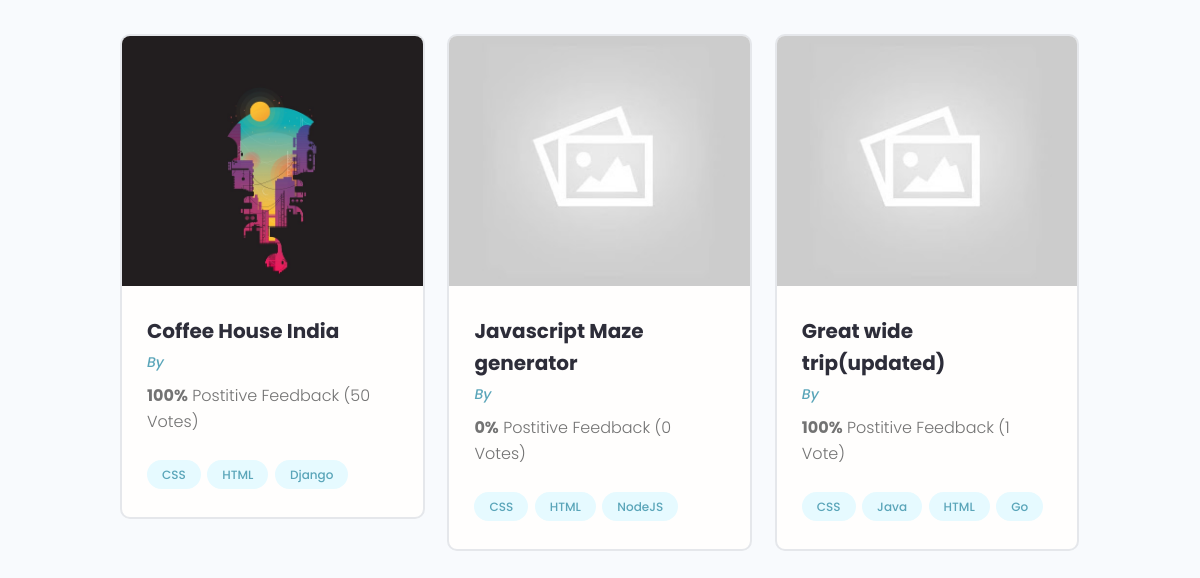
Before: /projects/ (lower part) with the older database file.
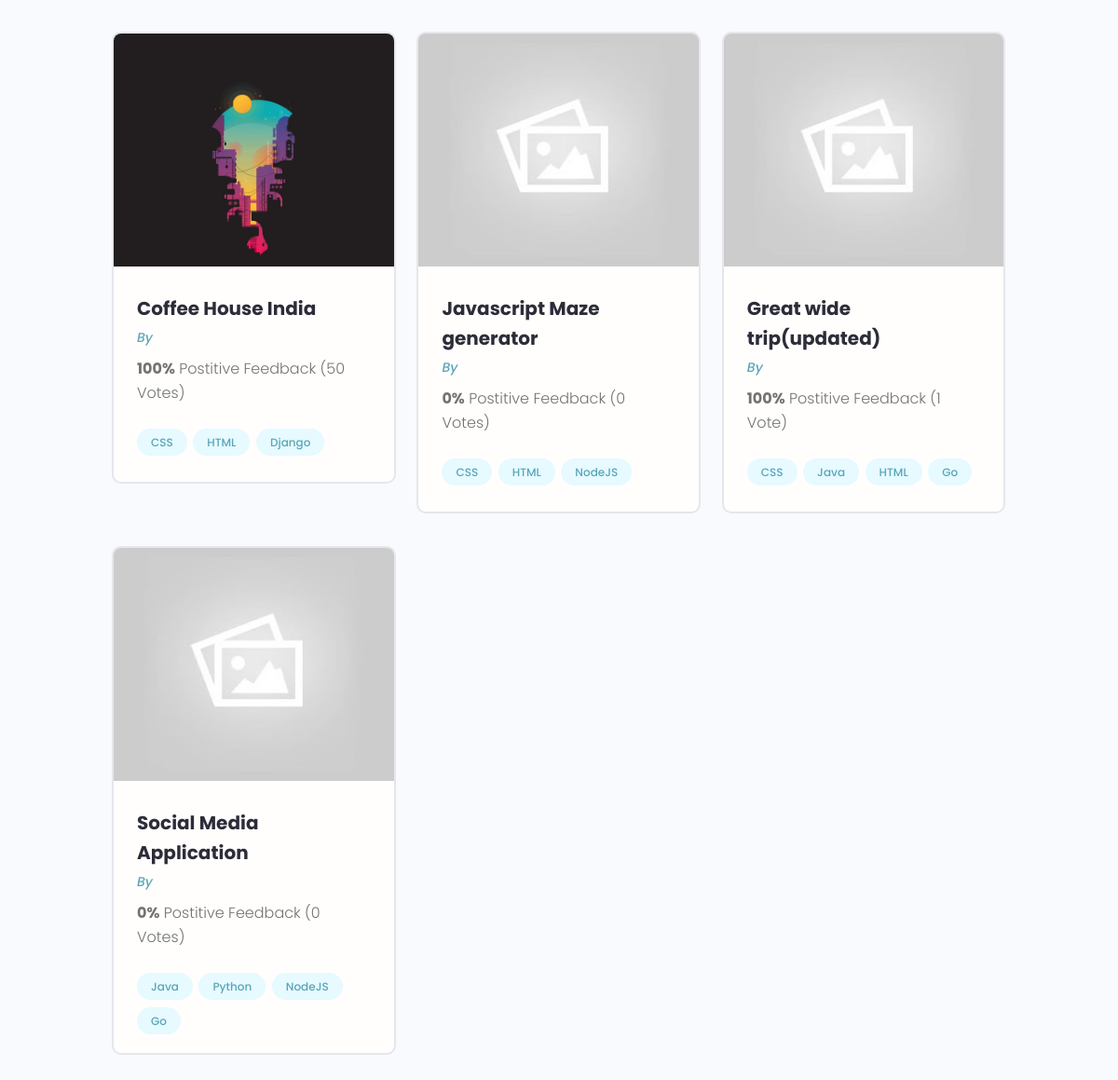
After: the same page with the newer database file.
### projects/models.py (models this page shows, shortened)
class Project(models.Model):
    owner = models.ForeignKey(Profile, on_delete=models.SET_NULL, null=True, blank=True)
    title = models.CharField(max_length=200)
    description = models.TextField(null=True, blank=True)
    feature_image = models.ImageField(
        null=True, blank=True, default='default.jpg')
    demo_link = models.CharField(max_length=1000, null=True, blank=True)
    source_link = models.CharField(max_length=1000, null=True, blank=True)
    vote_total = models.IntegerField(default=0)
    vote_ratio = models.IntegerField(default=0)
    tags = models.ManyToManyField('Tag', blank=True)
    created = models.DateTimeField(auto_now_add=True)
    id = models.UUIDField(default = uuid.uuid4, unique = True, primary_key=True, editable=False)

class Tag(models.Model):
    name = models.CharField(max_length=200)
    created = models.DateTimeField(auto_now_add=True)
    id = models.UUIDField(default = uuid.uuid4, unique = True, primary_key=True, editable=False)
    def __str__(self):
        return self.name

### projects/views.py (the view)
# urls.py: path('projects/', include('projects.urls')),
def projects(request):
    projects = Project.objects.all()
    context = {'projects':projects}
    return render(request, 'projects/projects.html', context)

### projects/templates/projects/projects.html (shortened to what this page needs)
{% extends 'main.html' %}
{% block content %}
  <main class="projects">
    <section class="projectsList">
      <div class="container">
        <div class="grid grid--three">
        {% for project in projects %}
            <div class="column">
                <div class="card project">
                <a href="{%url 'project' project.id%}" class="project">
                    <img class="project__thumbnail" src="{{project.feature_image.url}}" alt="project thumbnail" />
                    <div class="card__body">
                    <h3 class="project__title">{{project.title}}</h3>
                    <p><a class="project__author" href="{% url 'user-profile' project.owner.id %}">By {{project.owner.name}}</a></p>
                    <p class="project--rating">
                        <span style="font-weight: bold;">{{project.vote_ratio}}%</span> Postitive
                        Feedback ({{project.vote_total}} Vote{{project.vote_total|pluralize:"s"}})
                    </p>
                    <div class="project__tags">
                        {% for tag in project.tags.all %}
                            <span class="tag tag--pill tag--main">
                            <small>{{tag}}</small>
                            </span>
                        {% endfor %}
                    </div>
                    </div>
                </a>
                </div>
            </div>
        {% endfor %}
        </div>
      </div>
    </section>
  </main>
</body>
{% endblock content %}

Changed rows visible on the page:
added Project: feature_image (placeholder picture), title "Social Media Application", vote_ratio "0", vote_total "0", Tag (name "Java"), Tag (name "NodeJS"), Tag (name "Go")
now on this page (row unchanged): Tag: name "Python", shown under "Social Media Application"
